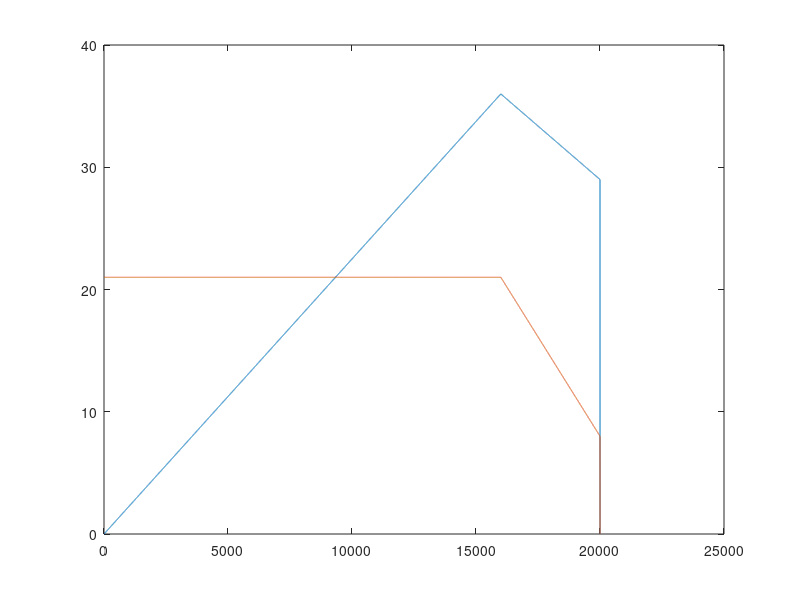

The MATLAB source for this figure:
clear
n = 2;
Car1.Motor.RPM(1) = 0;
Car1.Motor.Torque(1) = 21;
Car1.Motor.Power(1) = 0;

while n < 20001
    if n < 16001
        Car1.Motor.RPM(n) = n-1;
        Car1.Motor.Torque(n) = 21; 
        Car1.Motor.Power(n) = 0.00225*(n-1);
     else
         Car1.Motor.RPM(n) = n-1;
         Car1.Motor.Torque(n) = Car1.Motor.Torque(n-1)-0.00325; 
         Car1.Motor.Power(n) = Car1.Motor.Power(n-1)-0.00175;
    end
    n = n + 1;
end
Car1.Motor.RPM(20002) = 20001;
Car1.Motor.Torque(20002) = 0;
Car1.Motor.Power(20002) = 0;

plot(Car1.Motor.Power)
hold on 
plot(Car1.Motor.Torque)
